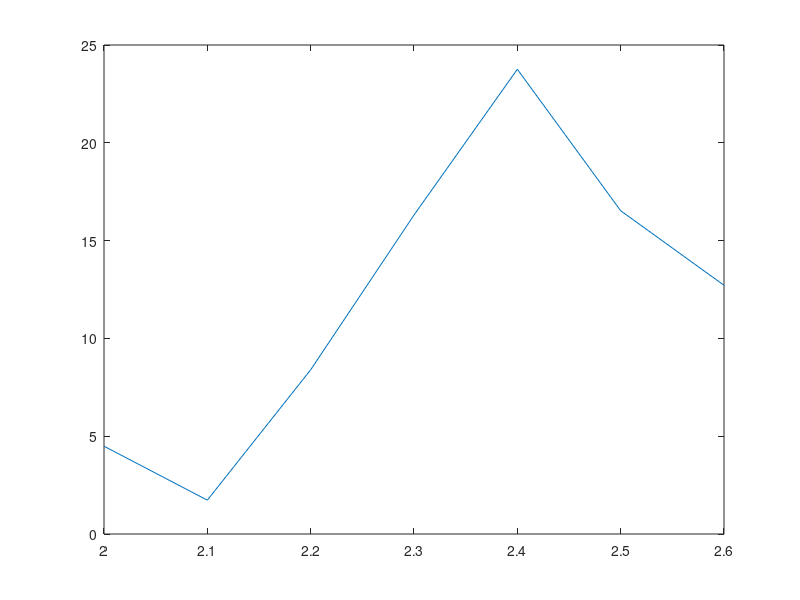

Write MATLAB code to recreate this figure.
e_var = [5.61478, 5.28198, 8.41894, 9.88045, 9.55159, 6.98358, 6.00838, ];
m_var = [4.48848, 1.73062, 8.39544, 16.3076, 23.7602, 16.5272, 12.7163, ];
mean_mag = [0.83655, 0.815546, 0.717587, 0.621301, 0.480475, 0.325285, 0.25563, ];
temperatures = [2, 2.1, 2.2, 2.3, 2.4, 2.5, 2.6, ];
test = e_var./temperatures;
plot(temperatures,m_var)
